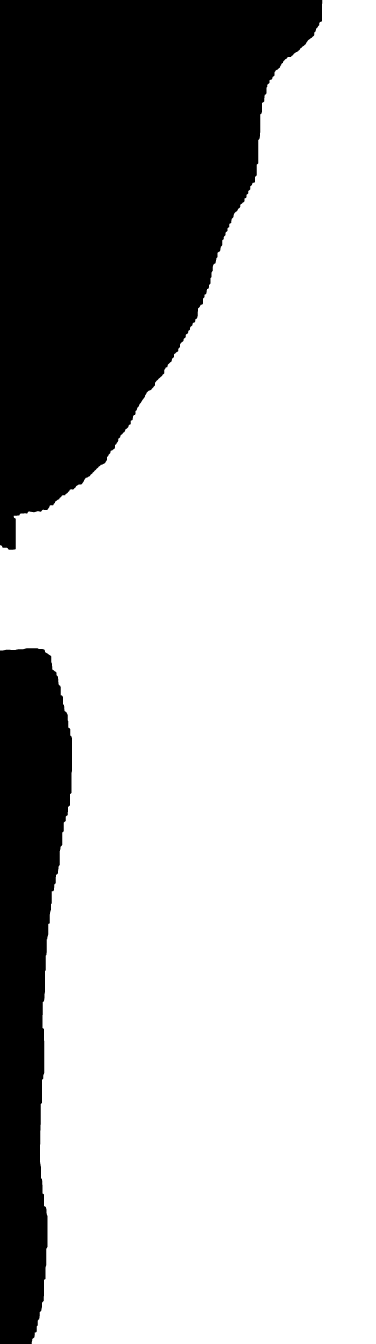
#> input picture art/ground_src/ravine_east_walk.png, 1504 x 5376 px, found by its file name (shown at 1/4 size)
$ python gen_enchanted.py
#> lines starting #> are read from the running program, lines starting #| are printed output that depends on the picture; after the words box and inside, x2 and y2 are one past the last pixel; in counts of white or black regions, pixels touching at a corner belong together
### tools/ground_tiles.py
"""The painted ground, cut into squares for streaming (see scripts/ground_stream.gd).

The ground is one big painting: world x -1680..9456, y -992..1696, at 2 art pixels per world
pixel (22272 x 5376 art pixels). It is stored as squares of 512 world px (1024 art px) in
art/ground/g_<col>_<row>.png so the game only loads the ones near the camera.

    from ground_tiles import assemble, split
    img = assemble()        # the whole painting as one PIL image
    ...edit it...
    split(img)              # write the squares back

Squares that are entirely VOID (the unreachable land around the east ravine that the camera
never sees) are not stored at all; assemble() fills missing squares with VOID.

Run directly to cut the squares from the old four big chunk images:  python3 tools/ground_tiles.py
"""
import os
from PIL import Image

ORIGIN = (-1680, -992)      # world position of the painting's top-left corner
ART_SCALE = 2               # art pixels per world pixel
TILE_WORLD = 512
TILE_ART = TILE_WORLD * ART_SCALE
SIZE_ART = (22272, 5376)      # x -1680..9456 (the enchanted forest east of x 6512 added Oct 2026)
COLS = -(-SIZE_ART[0] // TILE_ART)
ROWS = -(-SIZE_ART[1] // TILE_ART)
DIR = "art/ground"
VOID = (13, 11, 18)          # same as the game's background colour


def tile_path(c, r):
    return os.path.join(DIR, "g_%d_%d.png" % (c, r))


# [30 lines left out: functions assemble, split, _from_old_chunks, not called in this run]


# [3 lines that do not run on import are left out]

### tools/gen_enchanted.py
"""Paints the enchanted forest's ground (world x 6512..9456, east of the troll valley) and its part
of the minimap.

    python3 tools/gen_enchanted.py

  - Blue-teal moss in soft patches with little grass tufts and a scattering of glowing flowers.
  - Darker forest floor under the dense forests: the polygons of the nodes named EnchForest* in
    scenes/main.tscn, so move / reshape those in the editor and re-run this to match.
  - A lilac-grey dirt path (PATH) from the troll pass to the middle of the clearing.
  - The minimap gets the forests (dark), the path and the single trees (EnchTree* nodes) as dots.
  - The mountain's cliffs carry on past the pass along Rex's lines (painted by tools/gen_ravine.py,
    run that first): that rock is kept as it is, and the valley's grey ground fades into the moss
    over the first few hundred px past the pass.
Only the ground squares east of x 6512 (columns 16..21) and that part of art/world_map.png are
written; everything west of the pass is left alone. Same picture every run (fixed SEED).
"""
import os
import re
import sys

import numpy as np
from PIL import Image, ImageDraw

sys.path.insert(0, os.path.dirname(os.path.abspath(__file__)))
from ground_tiles import ORIGIN, ART_SCALE, TILE_ART, SIZE_ART, tile_path   # noqa: E402

SEED = 7
X0, X1 = 6512, 9456                 # world x of this biome
Y0, Y1 = ORIGIN[1], 1696
COL0 = (X0 - ORIGIN[0]) * ART_SCALE // TILE_ART      # first ground column (16)
W = (X1 - X0) * ART_SCALE
H = SIZE_ART[1]
# the path from the troll pass to the middle of the clearing (world px) and its width
PATH = [(6440, 192), (6512, 192), (6700, 196), (6900, 212), (7100, 236), (7300, 262), (7550, 288),
        (7800, 310), (8050, 330)]
PATH_W = 30
EAST_WALK = "art/ground_src/ravine_east_walk.png"   # written by tools/gen_ravine.py
SEAM = 220                          # world px over which the valley's grey ground fades into moss

MOSS = np.array([(41, 61, 83), (47, 70, 92), (54, 80, 100), (63, 92, 110)], np.float32)
FLOOR = np.array([(28, 38, 58), (33, 45, 66), (38, 52, 74)], np.float32)     # under the forests
TUFT = (34, 50, 72)
TUFT_TIP = (92, 124, 146)
FLOWERS = [((176, 150, 240), 0.0006), ((128, 218, 234), 0.00045), ((226, 152, 222), 0.0003),
           ((236, 236, 255), 0.00015)]        # (only inside flower patches, see main)
DIRT = np.array([(92, 84, 94), (104, 95, 104), (118, 108, 116)], np.float32)
DIRT_EDGE = (66, 58, 72)
PEBBLE = (138, 128, 136)


def noise(w, h, cell, rng, octaves=3):
    out = np.zeros((h, w), np.float32)
    total = 0.0
    amp = 1.0
    for _ in range(octaves):
        gw, gh = max(2, w // cell + 2), max(2, h // cell + 2)
        g = Image.fromarray((rng.random((gh, gw)) * 255).astype(np.uint8))
        out += amp * np.asarray(g.resize((w, h), Image.BICUBIC), np.float32) / 255.0
        total += amp
        amp *= 0.5
        cell = max(2, cell // 2)
    return out / total


def forest_polygons():
    s = open("scenes/main.tscn").read()
    polys = []
    for block in re.split(r"\n(?=\[)", s):
        if not re.match(r'\[node name="EnchForest\w*"', block):
            continue
        pos = re.search(r"\nposition = Vector2\(([-\d.e]+), ([-\d.e]+)\)", block)
        ox, oy = (float(pos.group(1)), float(pos.group(2))) if pos else (0.0, 0.0)
        pts = re.search(r"\npolygon = PackedVector2Array\(([^)]*)\)", block)
        if not pts:
            continue
        v = [float(t) for t in pts.group(1).split(",")]
        polys.append([(v[i] + ox, v[i + 1] + oy) for i in range(0, len(v), 2)])
    return polys


def single_trees():
    s = open("scenes/main.tscn").read()
    out = []
    for block in re.split(r"\n(?=\[)", s):
        if re.match(r'\[node name="EnchTree\d+"', block):
            pos = re.search(r"\nposition = Vector2\(([-\d.e]+), ([-\d.e]+)\)", block)
            if pos:
                out.append((float(pos.group(1)), float(pos.group(2))))
    return out


def to_art(x, y):
    return ((x - X0) * ART_SCALE, (y - Y0) * ART_SCALE)


def rock_mask():
    """True where tools/gen_ravine.py painted the mountain's rock (its cliffs reach past the pass
    along Rex's lines): those pixels are kept as they are. Also returns what was painted there."""
    rock = np.zeros((H, W), bool)
    prev = np.zeros((H, W, 3), np.uint8)
    if not os.path.exists(EAST_WALK):
        return rock, prev
    walk = np.asarray(Image.open(EAST_WALK)) > 127
#> walk: shape (5376, 1504) bool; 71.8% white; 2 black regions, box (x1, y1, x2, y2) and area: (0, 0, 1289, 2199) 1713192, (0, 2593, 288, 5376) 564653
    w = min(walk.shape[1], W)
#> w = 1504
    rock[:walk.shape[0], :w] = ~walk[:, :w]
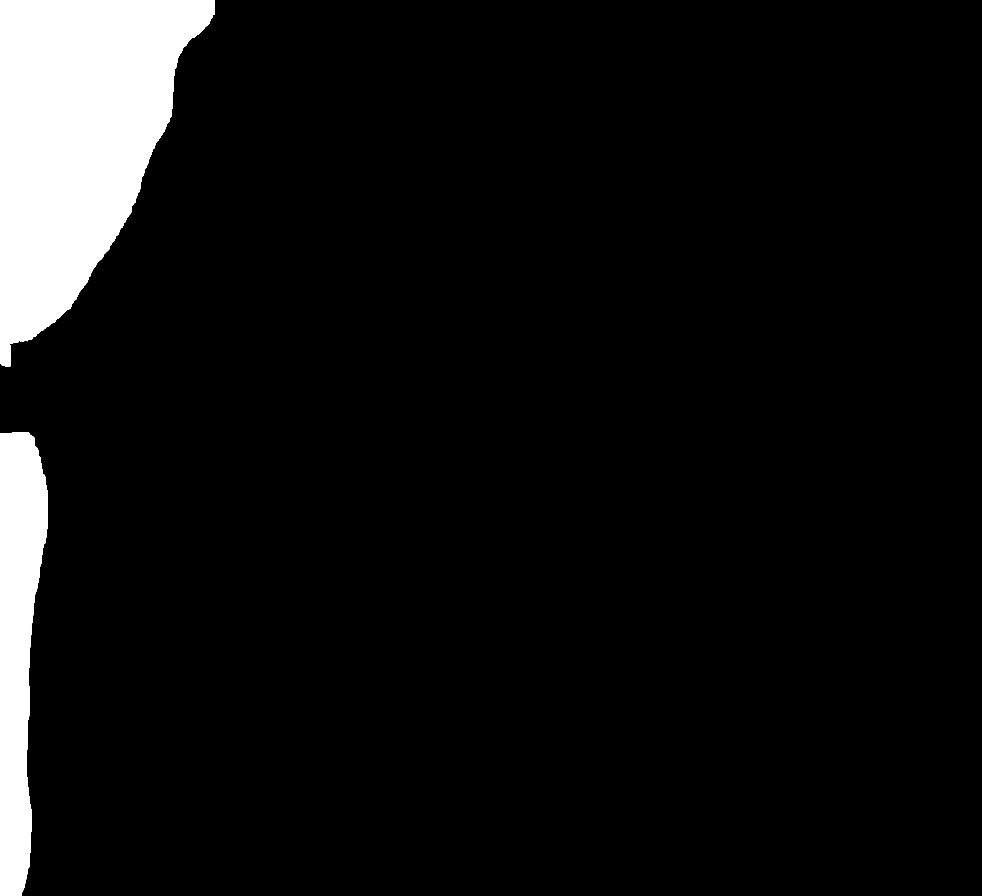
#> rock: shape (5376, 5888) bool (shown at 1/6 size); 7.2% white; 2 white regions, box (x1, y1, x2, y2) and area: (0, 0, 1289, 2199) 1713192, (0, 2593, 288, 5376) 564653
    for c in range(-(-w // TILE_ART)):
        for r in range(-(-H // TILE_ART)):
            p = tile_path(COL0 + c, r)
#> p = 'art/ground/g_16_0.png'
            if os.path.exists(p):
                t = np.asarray(Image.open(p).convert("RGB"))
                prev[r * TILE_ART:r * TILE_ART + t.shape[0], c * TILE_ART:c * TILE_ART + t.shape[1]] = t
    return rock, prev


def main():
    rng = np.random.default_rng(SEED)
    rock, prev = rock_mask()
    # ---- moss: soft patches in four tones (dithered edges), darker under the forests
    big = noise(W, H, 360, rng)
#> after the loop in noise, `for _ in range(octaves):`:
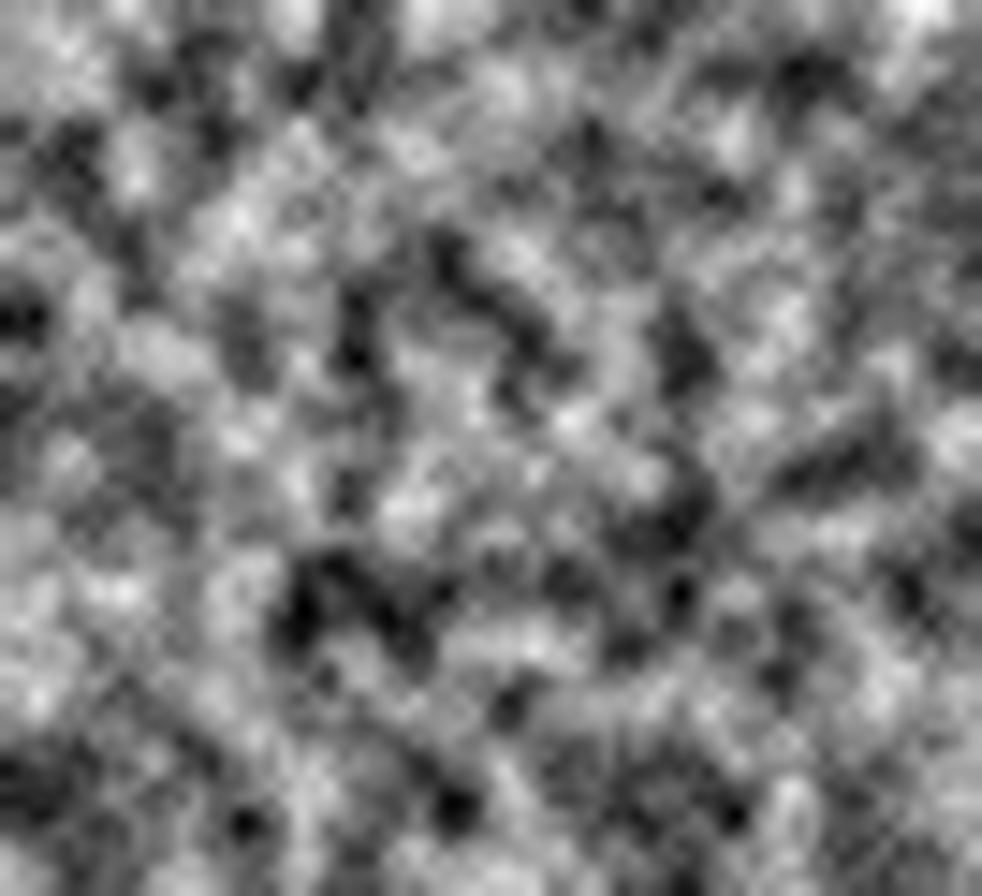
#> out: shape (5376, 5888) float32 (shown at 1/6 size); min 0.0892, max 1.74, mean 0.868; drawn with min black and max white
#> after the loop in noise, `for _ in range(octaves):`: amp = 0.125; total = 1.75
    mid = noise(W, H, 90, rng)
#> the loop in noise (call 2), `for _ in range(octaves):` made 3 passes
#> pass 2, in noise (call 2), `out += amp * np.asarray(g.resize((w, h), Image.BICUBIC), np.float32) /..`:
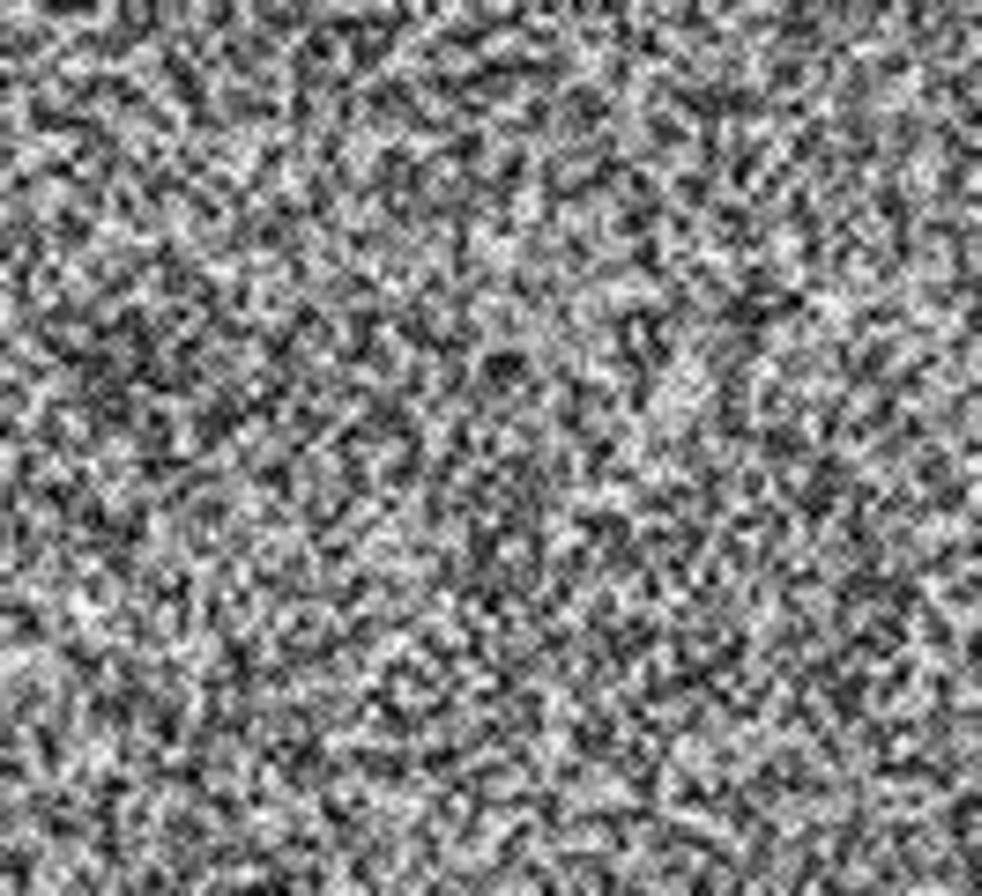
#> out: shape (5376, 5888) float32 (shown at 1/6 size); min 0, max 1.5, mean 0.754; drawn with min black and max white
#> after the loop in noise (call 2), `for _ in range(octaves):`: amp = 0.125; total = 1.75
    fine = rng.random((H, W)).astype(np.float32)
    v = 0.6 * big + 0.4 * mid + (fine - 0.5) * 0.015
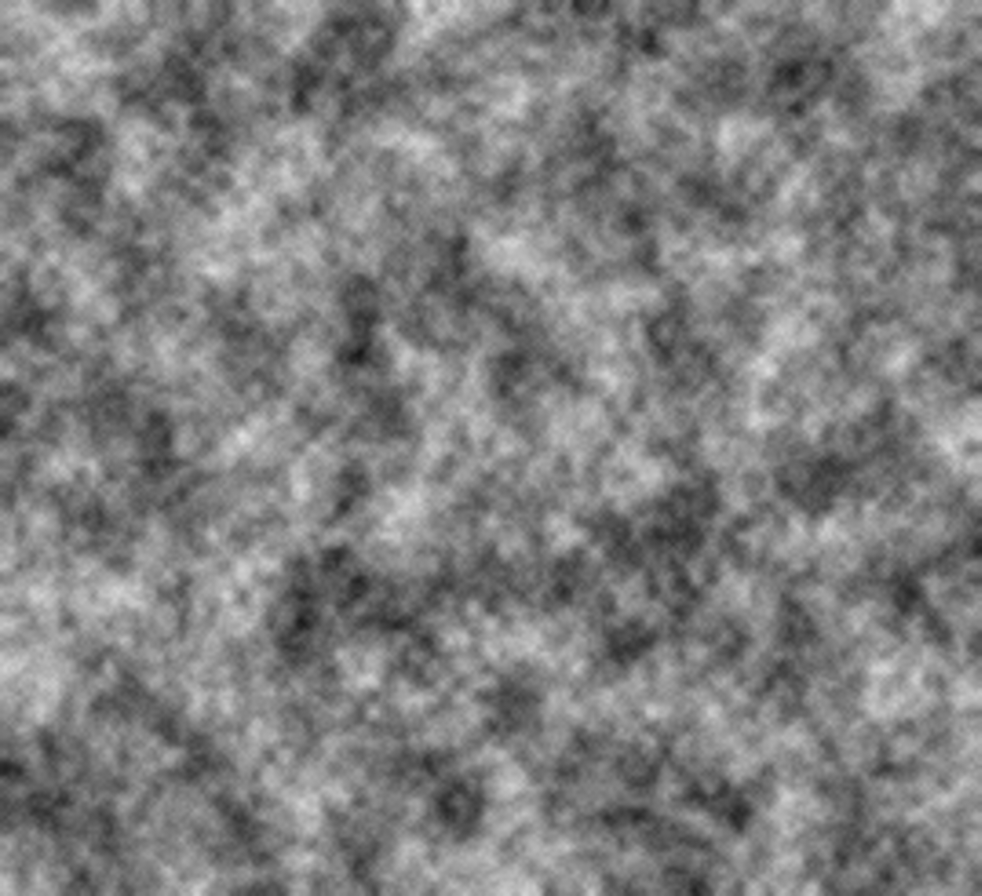
#> v: shape (5376, 5888) float32 (shown at 1/6 size); min 0.0834, max 0.885, mean 0.499
    tone = np.digitize(v, [0.40, 0.50, 0.60])
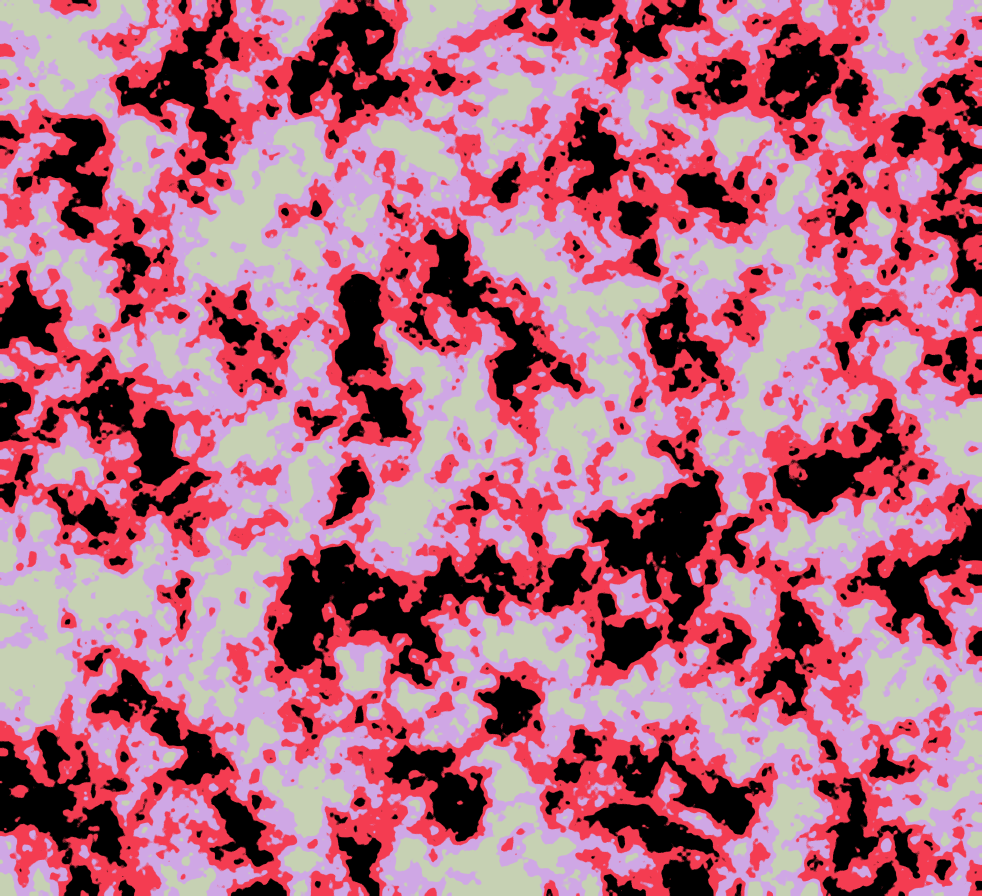
#> tone: shape (5376, 5888) int64 (shown at 1/6 size); 4 distinct labels, from 0 to 3; one colour per label, 0 black
    img = MOSS[tone]
    mask = Image.new("L", (W, H), 0)
#> mask: PIL image 5888x5376 L; every value is 0
    d = ImageDraw.Draw(mask)
    for poly in forest_polygons():
        d.polygon([to_art(*p) for p in poly], fill=255)
    forest = np.asarray(mask) > 0
    ftone = np.digitize(mid + (fine - 0.5) * 0.08, [0.45, 0.58])
    img[forest] = FLOOR[ftone[forest]]

    # ---- the path
    pm = Image.new("L", (W, H), 0)
    d = ImageDraw.Draw(pm)
    pts = [to_art(*p) for p in PATH]
    wob = noise(W, H, 30, rng, 2)
    d.line(pts, fill=255, width=PATH_W * ART_SCALE, joint="curve")
    for p in pts:
        r = PATH_W * ART_SCALE // 2
        d.ellipse((p[0] - r, p[1] - r, p[0] + r, p[1] + r), fill=255)
    end = pts[-1]
    d.ellipse((end[0] - 70, end[1] - 50, end[0] + 70, end[1] + 50), fill=255)     # a little open patch
    path = np.asarray(pm.filter(__import__("PIL.ImageFilter", fromlist=["x"]).GaussianBlur(5)), np.float32) / 255.0
    path = path + (wob - 0.5) * 0.5 > 0.5
    dtone = np.digitize(mid + (fine - 0.5) * 0.12, [0.42, 0.6])
    img[path] = DIRT[dtone[path]]
    edge = path & ~(np.roll(path, 1, 0) & np.roll(path, -1, 0) & np.roll(path, 1, 1) & np.roll(path, -1, 1))
    img[edge] = DIRT_EDGE
    peb = path & (rng.random((H, W)) < 0.004)
    img[peb] = PEBBLE

    img = img.astype(np.uint8)
    # ---- tufts and flowers on the open moss
    open_moss = ~forest & ~path & ~rock
    ys, xs = np.nonzero(open_moss & (rng.random((H, W)) < 0.0018))
    for y, x in zip(ys, xs):
        if 2 <= x < W - 3 and 2 <= y < H - 2:
            img[y, x] = img[y, x + 2] = TUFT
            img[y + 1, x + 1] = TUFT
            img[y - 1, x + 1] = TUFT_TIP
    patches = noise(W, H, 120, rng, 2) > 0.62           # flowers grow in little patches
    for col, dens in FLOWERS:
        ys, xs = np.nonzero(open_moss & patches & (rng.random((H, W)) < dens))
        for y, x in zip(ys, xs):
            img[y:y + 2, x:x + 2] = col

    # ---- the seam: the valley's grey ground (painted on past the pass by gen_ravine.py) fading
    # into the moss; and the mountain's rock kept just as gen_ravine.py painted it
    strip = prev[:, :SEAM * ART_SCALE]
    xs_ = np.arange(SEAM * ART_SCALE)[None, :] / (SEAM * ART_SCALE)
    keep = (noise(SEAM * ART_SCALE, H, 70, rng, 2) * 0.8 + 0.1) > xs_ ** 0.8
    ya = (np.arange(H)[:, None] / ART_SCALE + Y0)
    keep &= (ya > 40) & (ya < 340)                  # only along the way out of the pass
    from scipy.ndimage import binary_fill_holes
    keep = binary_fill_holes(keep)                  # no little moss puddles inside the grey
    keep &= ~forest[:, :SEAM * ART_SCALE]
    seam = img[:, :SEAM * ART_SCALE]
    seam[keep] = strip[keep]
    img[rock] = prev[rock]

    # ---- write the squares
    cols = -(-W // TILE_ART)
    for c in range(cols):
        for r in range(-(-H // TILE_ART)):
            sq = img[r * TILE_ART:(r + 1) * TILE_ART, c * TILE_ART:(c + 1) * TILE_ART]
            Image.fromarray(sq).save(tile_path(COL0 + c, r), optimize=True)
    print("ground squares", COL0, "..", COL0 + cols - 1)

    # ---- minimap: one pixel per 16 world px tile
    m = Image.open("art/world_map.png").convert("RGBA")
    a = np.asarray(m)
    tx0 = (X0 - ORIGIN[0]) // 16
    tw = (X1 - X0) // 16
    th = a.shape[0]
    out = np.zeros((th, tx0 + tw, 4), np.uint8)
    out[:, :min(a.shape[1], tx0)] = a[:, :tx0]
    T = 16 * ART_SCALE
    small = img[:th * T, :tw * T].reshape(th, T, tw, T, 3).mean(axis=(1, 3))
    fsmall = forest[:th * T, :tw * T].reshape(th, T, tw, T).mean(axis=(1, 3)) > 0.5
    col = small.copy()
    col[fsmall] = (30, 34, 72)
    chk = (np.add.outer(np.arange(th), np.arange(tw)) % 2 == 1) & fsmall
    col[chk] = (36, 40, 82)
    for x, y in single_trees():                       # the scattered trees as dark dots
        tx, ty = int((x - X0) // 16), int((y - Y0) // 16)
        if 0 <= tx < tw and 0 <= ty < th:
            col[ty, tx] = (26, 30, 62)
    out[:, tx0:tx0 + tw, :3] = np.clip(col * 1.15, 0, 255).astype(np.uint8)
    out[:, tx0:tx0 + tw, 3] = 255
    # the mountain's tiles past the pass keep the colours gen_ravine.py gave them
    rsmall = rock[:th * T, :tw * T].reshape(th, T, tw, T).mean(axis=(1, 3)) > 0.5
    if a.shape[1] >= tx0 + tw:
        out[:, tx0:tx0 + tw][rsmall] = a[:, tx0:tx0 + tw][rsmall]
    Image.fromarray(out).save("art/world_map.png")
    print("minimap", out.shape[1], "x", th)


if __name__ == "__main__":
#> (the run stopped early here; a loop or call above may not have finished)
